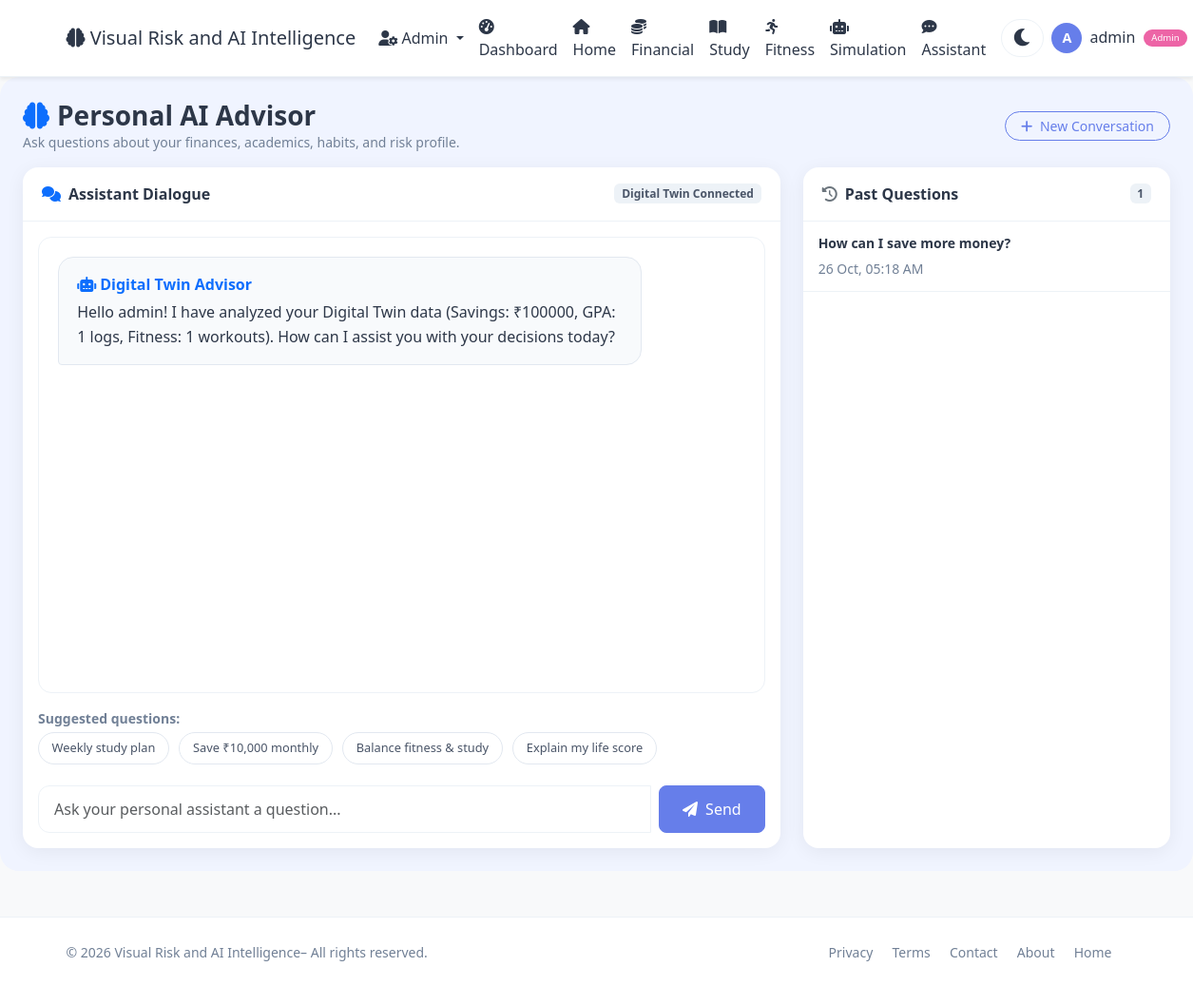
Page /user/assistant (signed in) on the committed database.
### instance/app.py (models this page shows, shortened)
class User(UserMixin, db.Model):
    id = db.Column(db.Integer, primary_key=True)
    username = db.Column(db.String(80), unique=True, nullable=False)
    email = db.Column(db.String(120), unique=True, nullable=False)
    password_hash = db.Column(db.String(200), nullable=False)
    age = db.Column(db.Integer, default=25)
    occupation = db.Column(db.String(100), default='Student')
    monthly_income = db.Column(db.Float, default=50000)
    monthly_expenses = db.Column(db.Float, default=35000)
    savings = db.Column(db.Float, default=100000)
    study_hours_per_week = db.Column(db.Float, default=20)
    fitness_hours_per_week = db.Column(db.Float, default=5)
    sleep_hours_per_day = db.Column(db.Float, default=7)
    created_at = db.Column(db.DateTime, default=datetime.utcnow)
    is_admin = db.Column(db.Boolean, default=False)
    transactions = db.relationship('Transaction', backref='user', lazy=True)
    study_logs = db.relationship('StudyLog', backref='user', lazy=True)
    fitness_logs = db.relationship('FitnessLog', backref='user', lazy=True)
    goals = db.relationship('Goal', backref='user', lazy=True)

class ChatMessage(db.Model):
    id = db.Column(db.Integer, primary_key=True)
    user_id = db.Column(db.Integer, db.ForeignKey('user.id'), nullable=False)
    question = db.Column(db.Text, nullable=False)
    response = db.Column(db.Text, nullable=False)
    timestamp = db.Column(db.DateTime, default=datetime.utcnow)
    user = db.relationship('User', backref='chat_messages')

### instance/app.py (the view, shortened to what this page needs)
@app.route('/user/assistant', methods=['GET', 'POST'])
@login_required
def user_assistant():
    if request.args.get('new'):
        session.pop('last_query', None)
        session.pop('last_response', None)
        session['hide_messages'] = True
        return redirect(url_for('user_assistant'))
    load_id = request.args.get('load')
    last_query = session.get('last_query')
    last_response = session.get('last_response')
    hide_messages = session.get('hide_messages', False)
    all_messages = ChatMessage.query.filter_by(user_id=current_user.id).order_by(ChatMessage.timestamp.desc()).all()
    return render_template('user/assistant.html',
                           user=current_user,
                           last_query=last_query,
                           last_response=last_response,
                           all_messages=all_messages,
                           hide_messages=hide_messages)

### instance/app.py (called while the page is built)
@app.context_processor
def utility_processor():
    return dict(datetime=datetime)

@login_manager.user_loader
def load_user(user_id):
    return User.query.get(int(user_id))

### templates/user/assistant.html (shortened to what this page needs)
{% extends "base.html" %}
{% block content %}
<div class="assistant-wrapper">
    <div class="d-flex justify-content-between align-items-center mb-3">
        <div>
            <h3 class="fw-bold mb-0"><i class="fas fa-brain text-primary me-2"></i>Personal AI Advisor</h3>
            <p class="text-muted small mb-0">Ask questions about your finances, academics, habits, and risk profile.</p>
        </div>
        <a href="{{ url_for('user_assistant', new=1) }}" class="btn btn-outline-primary btn-sm rounded-pill px-3">
            <i class="fas fa-plus me-1"></i> New Conversation
        </a>
    </div>
    <div class="row g-4">
        <div class="col-lg-8">
            <div class="card card-custom">
                <div class="card-header-custom d-flex justify-content-between align-items-center">
                    <span><i class="fas fa-comments text-primary me-2"></i>Assistant Dialogue</span>
                    <span class="badge bg-success-subtle text-success">Digital Twin Connected</span>
                </div>
                <div class="card-body p-3">
                    <div class="chat-container mb-3" id="chatBox">
                        <div class="chat-bubble-ai">
                            <div class="fw-bold text-primary mb-1"><i class="fas fa-robot me-1"></i>Digital Twin Advisor</div>
                            Hello {{ current_user.username }}! I have analyzed your Digital Twin data (Savings: ₹{{ current_user.savings|round(0)|int }}, GPA: {{ current_user.study_logs|length }} logs, Fitness: {{ current_user.fitness_logs|length }} workouts). How can I assist you with your decisions today?
                        </div>
                    </div>
                    <div class="mb-3">
                        <small class="text-muted d-block mb-1 fw-bold">Suggested questions:</small>
                        <span class="quick-chip" onclick="askQuestion('How can I organise a weekly study plan to improve my GPA?')">Weekly study plan</span>
                        <span class="quick-chip" onclick="askQuestion('How can I save ₹10,000 extra each month?')">Save ₹10,000 monthly</span>
                        <span class="quick-chip" onclick="askQuestion('How can I balance 150 minutes of exercise with studying?')">Balance fitness & study</span>
                        <span class="quick-chip" onclick="askQuestion('Explain my life score and where I should focus.')">Explain my life score</span>
                    </div>
                    <form method="POST" action="{{ url_for('user_assistant') }}" id="chatForm">
                        <div class="input-group">
                            <input type="text" name="query" id="chatInput" class="form-control chat-input-box" placeholder="Ask your personal assistant a question..." required autocomplete="off">
                            <button class="btn btn-primary px-4 ms-2 rounded-3" type="submit">
                                <i class="fas fa-paper-plane me-1"></i> Send
                            </button>
                        </div>
                    </form>
                </div>
            </div>
        </div>
        <div class="col-lg-4">
            <div class="card card-custom h-100">
                <div class="card-header-custom d-flex justify-content-between align-items-center">
                    <span><i class="fas fa-history text-secondary me-2"></i>Past Questions</span>
                    <span class="badge bg-light text-dark">{{ all_messages|length }}</span>
                </div>
                <div class="card-body p-0">
                    <div style="max-height: 520px; overflow-y: auto;">
                        {% for msg in all_messages %}
                        <a href="{{ url_for('user_assistant', load=msg.id) }}" class="history-item">
                            <div class="fw-semibold text-truncate small mb-1">{{ msg.question }}</div>
                            <small class="text-muted">{{ msg.timestamp.strftime('%d %b, %I:%M %p') if msg.timestamp else '-' }}</small>
                        </a>
                        {% else %}
                        <div class="text-center py-4 text-muted small">No past conversations yet.</div>
                        {% endfor %}
                    </div>
                </div>
            </div>
        </div>
    </div>
</div>
{% endblock %}

### templates/base.html (shortened to what this page needs)
<!DOCTYPE html>
<html lang="en" data-theme="light">
<head>
    <link href="https://cdn.jsdelivr.net/npm/bootstrap@5.3.0/dist/css/bootstrap.min.css" rel="stylesheet">
    <link rel="stylesheet" href="https://cdnjs.cloudflare.com/ajax/libs/font-awesome/6.0.0/css/all.min.css">
</head>
<body>
    <nav class="navbar navbar-expand-lg navbar-light bg-white shadow-sm">
        <div class="container">
            <a class="navbar-brand" href="{{ url_for('index') }}">
                <i class="fas fa-brain"></i> Visual Risk and AI Intelligence
            </a>
            <div class="collapse navbar-collapse" id="navbarNav">
                <ul class="navbar-nav ms-auto align-items-lg-center">
                    {% if current_user.is_authenticated %}
                        {% if current_user.is_admin %}
                            <li class="nav-item dropdown">
                                <a class="nav-link dropdown-toggle" href="#" id="adminDropdown" role="button" data-bs-toggle="dropdown">
                                    <i class="fas fa-user-cog"></i> Admin
                                </a>
                            </li>
                        {% endif %}
                        <li class="nav-item">
                            <a class="nav-link" href="{{ url_for('user_dashboard') }}">
                                <i class="fas fa-tachometer-alt me-1"></i>Dashboard
                            </a>
                        </li>
                    <li class="nav-item">
                            <a class="nav-link" href="{{ url_for('index') }}">
                                <i class="fas fa-home"></i>Home
                            </a>
                        </li>
                        <li class="nav-item">
                            <a class="nav-link" href="{{ url_for('user_financial') }}">
                                <i class="fas fa-coins me-1"></i>Financial
                            </a>
                        </li>
                        <li class="nav-item">
                            <a class="nav-link" href="{{ url_for('user_study') }}">
                                <i class="fas fa-book-open me-1"></i>Study
                            </a>
                        </li>
                        <li class="nav-item">
                            <a class="nav-link" href="{{ url_for('user_fitness') }}">
                                <i class="fas fa-running me-1"></i>Fitness
                            </a>
                        </li>
                        <li class="nav-item">
                            <a class="nav-link" href="{{ url_for('user_simulation') }}">
                                <i class="fas fa-robot me-1"></i>Simulation
                            </a>
                        </li>
                        <li class="nav-item">
                            <a class="nav-link" href="{{ url_for('user_assistant') }}">
                                <i class="fas fa-comment-dots me-1"></i>Assistant
                            </a>
                        </li>
                        <li class="nav-item">
                            <button class="theme-toggle" id="themeToggle" aria-label="Toggle theme">
                                <i class="fas fa-moon"></i>
                            </button>
                        </li>
                        <li class="nav-item dropdown">
                            <a class="nav-link dropdown-toggle" href="#" id="userDropdown" role="button" data-bs-toggle="dropdown">
                                <span class="user-avatar">{{ current_user.username[0]|upper }}</span>
                                <span class="ms-1">{{ current_user.username }}</span>
                                {% if current_user.is_admin %}
                                    <span class="admin-badge">Admin</span>
                                {% endif %}
                            </a>
                        </li>
                    {% endif %}
                </ul>
            </div>
        </div>
    </nav>
    {% block content %}{% endblock %}
    <footer class="mt-5 py-4 bg-light border-top">
        <div class="container">
            <div class="row align-items-center">
                <div class="col-md-6 text-center text-md-start">
                    <span class="text-muted small">© 2026 Visual Risk and AI Intelligence– All rights reserved.</span>
                </div>
                <div class="col-md-6 text-center text-md-end">
                    <a href="{{ url_for('privacy') }}" class="text-muted text-decoration-none me-3 small">Privacy</a>
                    <a href="{{ url_for('terms') }}" class="text-muted text-decoration-none me-3 small">Terms</a>
                    <a href="{{ url_for('contact') }}" class="text-muted text-decoration-none me-3 small">Contact</a>
                    <a href="{{ url_for('about') }}" class="text-muted text-decoration-none me-3 small">About</a>
                    <a href="{{ url_for('index') }}" class="text-muted text-decoration-none me-3 small">Home</a>
                </div>
            </div>
        </div>
    </footer>
</body>
</html>

### templates/base.html (style rules this page uses)
:root { --bg-body: #f8f9fa; --bg-navbar: #ffffff; --bg-card: #ffffff; --text-primary: #2d3748; --text-muted: #718096; --border-color: #edf2f7; --shadow: 0 4px 20px rgba(0,0,0,0.06); --glass-bg: rgba(255,255,255,0.6); --glass-border: rgba(255,255,255,0.25); --accent: #667eea; --accent-gradient: linear-gradient(135deg, #667eea, #764ba2); --bg-input: #ffffff; --bg-light: #f7fafc; --bg-wrapper: #f0f4ff; --bg-hero: linear-gradient(135deg, #667eea 0%, #764ba2 100%); --dropdown-bg: #ffffff; --dropdown-text: #2d3748; --btn-bg: #667eea; --btn-hover: #5a6fd6; --badge-bg: #edf2f7; --badge-text: #4a5568; --progress-bg: #edf2f7; --progress-fill: linear-gradient(90deg, #667eea, #764ba2); }
body { background: var(--bg-body) !important; color: var(--text-primary) !important; font-family: 'Segoe UI', Tahoma, Geneva, Verdana, sans-serif; transition: background 0.3s, color 0.3s; }
.navbar { background: var(--bg-navbar) !important; border-bottom: 1px solid var(--border-color); }
.navbar-brand, .nav-link { color: var(--text-primary) !important; }
.btn-primary { background: var(--btn-bg) !important; border-color: var(--btn-bg) !important; }
.btn-outline-primary { color: var(--accent) !important; border-color: var(--accent) !important; }
.card, .glass-card, .chart-container, .predict-card, .profile-card, .goals-card, .card-glass, .chart-box, .predict-box, .activity-card { background: var(--bg-card) !important; border-color: var(--border-color) !important; color: var(--text-primary) !important; box-shadow: var(--shadow) !important; }
.bg-light, .bg-white { background: var(--bg-card) !important; }
.text-muted { color: var(--text-muted) !important; }
.form-control, .form-select { background: var(--bg-input) !important; color: var(--text-primary) !important; border-color: var(--border-color) !important; }
.dashboard-wrapper, .finance-wrapper, .study-wrapper, .fitness-wrapper, .assistant-wrapper, .sim-wrapper, .users-wrapper, .detail-wrapper, .about-wrapper, .privacy-wrapper, .terms-wrapper, .contact-wrapper { background: var(--bg-wrapper) !important; }
.border-top, .border-bottom { border-color: var(--border-color) !important; }
.badge { background: var(--badge-bg) !important; color: var(--badge-text) !important; }
.theme-toggle { background: transparent; border: none; font-size: 1.3rem; color: var(--text-primary); cursor: pointer; transition: transform 0.3s; padding: 0.2rem 0.7rem; border-radius: 30px; background: var(--bg-input); margin-left: 0.5rem; border: 1px solid var(--border-color); }
.user-avatar { width: 32px; height: 32px; border-radius: 50%; background: var(--accent); color: white; display: inline-flex; align-items: center; justify-content: center; font-weight: 600; font-size: 0.9rem; }
.admin-badge { font-size: 0.6rem; background: #ed64a6; color: white; padding: 0.15rem 0.5rem; border-radius: 30px; margin-left: 0.3rem; vertical-align: middle; }

### templates/user/assistant.html (style rules this page uses)
.assistant-wrapper { background: #f7fafc; border-radius: 20px; padding: 1.5rem; }
.card-custom { border: none; border-radius: 16px; box-shadow: 0 4px 14px rgba(0,0,0,0.05); overflow: hidden; }
.card-header-custom { background: transparent; font-weight: 600; padding: 1rem 1.25rem; border-bottom: 1px solid #edf2f7; }
.chat-container { height: 480px; overflow-y: auto; padding: 1.25rem; background: #ffffff; border-radius: 14px; border: 1px solid #edf2f7; display: flex; flex-direction: column; gap: 1rem; }
.chat-bubble-ai { background: #f8fafc; border: 1px solid #e2e8f0; color: #2d3748; border-radius: 16px 16px 16px 4px; padding: 1rem 1.2rem; max-width: 85%; margin-right: auto; line-height: 1.6; }
.chat-input-box { border-radius: 12px; border: 1.5px solid #e2e8f0; padding: 0.75rem 1rem; }
.quick-chip { display: inline-block; padding: 0.4rem 0.85rem; background: white; border: 1px solid #e2e8f0; border-radius: 20px; font-size: 0.8rem; cursor: pointer; transition: all 0.2s; margin-right: 0.4rem; margin-bottom: 0.4rem; color: #4a5568; }
.history-item { padding: 0.75rem 1rem; border-bottom: 1px solid #edf2f7; cursor: pointer; transition: background 0.15s; text-decoration: none; display: block; color: inherit; }

### rows in the picture
User: username "A", username "admin", savings "100000"
ChatMessage: question "How can I save more money?", timestamp "26 Oct, 05:18 AM"

### other values in the picture
{{ current_user.study_logs|length }} "1"
{{ current_user.fitness_logs|length }} "1"
{{ all_messages|length }} "1"
